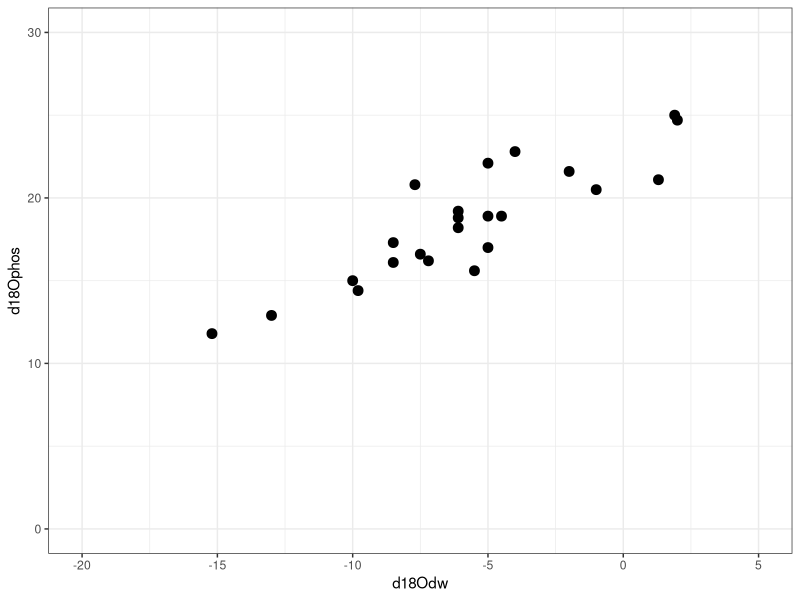
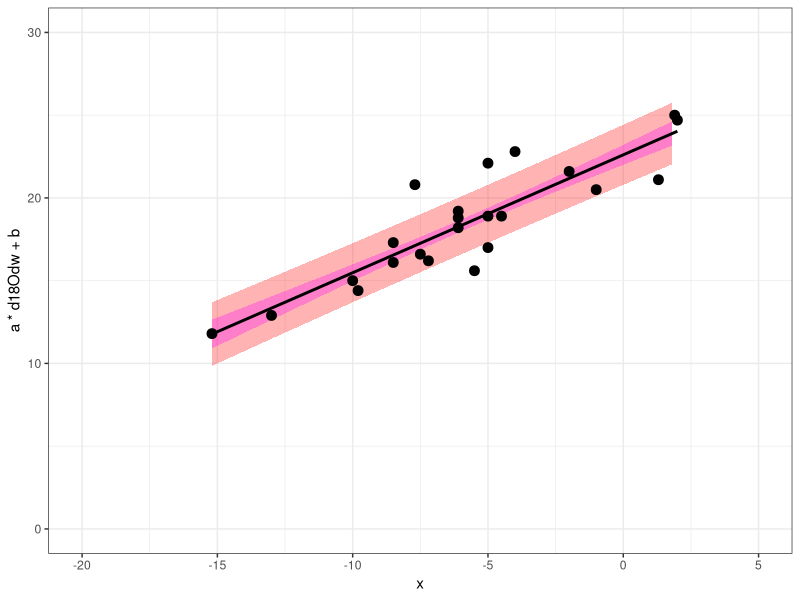

Recreate these plots in R, in order.

# this script will convert bioapatite phosphate d18O values to estimates of d18O of drinking water
# equivalent to the Z1 step in Pryor et al. 2014

#### load libraries ####
library(ggplot2)
library(dplyr)

# read the d18Odw-d18Ophos calibration data

dwcal <- read.csv("02_calibration_data/Pryor_Equus_d18Odw_d18Ophos_calibration_data.csv")

head(dwcal)

#### initial plot ####

ggplot(dwcal, aes(x = d18Odw, y = d18Ophos))+
  theme_bw()+
  geom_point(size = 3)+
  xlim(-20, 5)+
  ylim(0, 30)

#### calculate first interim terms for OLS fit uncertainty ####

dwcal_errors <- dwcal %>%
  mutate(xxbar = d18Odw - mean(dwcal$d18Odw),
         xxbar2 = (d18Odw - mean(dwcal$d18Odw))^2, 
         yybar = d18Ophos - mean(dwcal$d18Ophos),
         yybar2 = yybar^2, 
         yybar_by_xxbar = yybar*xxbar)


#### computed variables ####

n <- length(dwcal$d18Ophos) # number of calibration data points

a <- sum(dwcal_errors$yybar_by_xxbar)/sum(dwcal_errors$xxbar2) # OLS slope

xbar <- mean(dwcal_errors$d18Odw) # mean of d18Odw (x)

ybar <- mean(dwcal_errors$d18Ophos) # mean of d18Ophos (y)

b <- ybar - (a * xbar) # OLS intercept

r2 <- sum(dwcal_errors$yybar_by_xxbar)^2/sum(dwcal_errors$xxbar2)/sum(dwcal_errors$yybar2) 

sum_xxbar2 <- sum(dwcal_errors$xxbar2)

#### more interim terms for OLS fit ####

dwcal_errors <- dwcal_errors %>%
  mutate(yaxb2 = (d18Ophos - (a * d18Odw) - b)^2)

#### calculate error terms ####

sigest <- sqrt(sum(dwcal_errors$yaxb2)/(n - 2)) # estimate of the standard deviation of the natural variability in ε

delta_a <- sigest/sqrt(sum_xxbar2) # estimate of the uncertainty of the slope

delta_bbar <- sum(sigest/sqrt(n)) # estimate of the uncertainty in the fit at x = xbar

#### error curves for the plot ####

error_curves <- data.frame(x = seq(from = min(dwcal_errors$d18Odw), to = max(dwcal_errors$d18Odw), by = 1)) %>%
  mutate(y = a*(x - xbar) + ybar, 
         dyfit = sigest * sqrt(1/n + (x - xbar)^2/sum_xxbar2), # 1 s.d. uncertainty on the OLS fit
         dytot = sigest * sqrt(1 + 1/n + (x - xbar)^2/sum_xxbar2)) # estimation uncertainty of d18Odw from d18Ophos



#### plot with error curves ####

ggplot()+
  theme_bw()+
  geom_ribbon(data = error_curves, aes(x = x, ymin = y - dytot, ymax = y + dytot), color = NA, fill = "red", alpha = 0.3)+
  geom_ribbon(data = error_curves, aes(x = x, ymin = y - dyfit, ymax = y + dyfit), color = NA, fill = "magenta", alpha = 0.3)+
  geom_line(data = dwcal, aes(x = d18Odw, y = a * d18Odw + b), color = "black", lwd = 1)+
  geom_point(data = dwcal, aes(x = d18Odw, y = d18Ophos), size = 3)+
  xlim(-20, 5)+
  ylim(0, 30)
